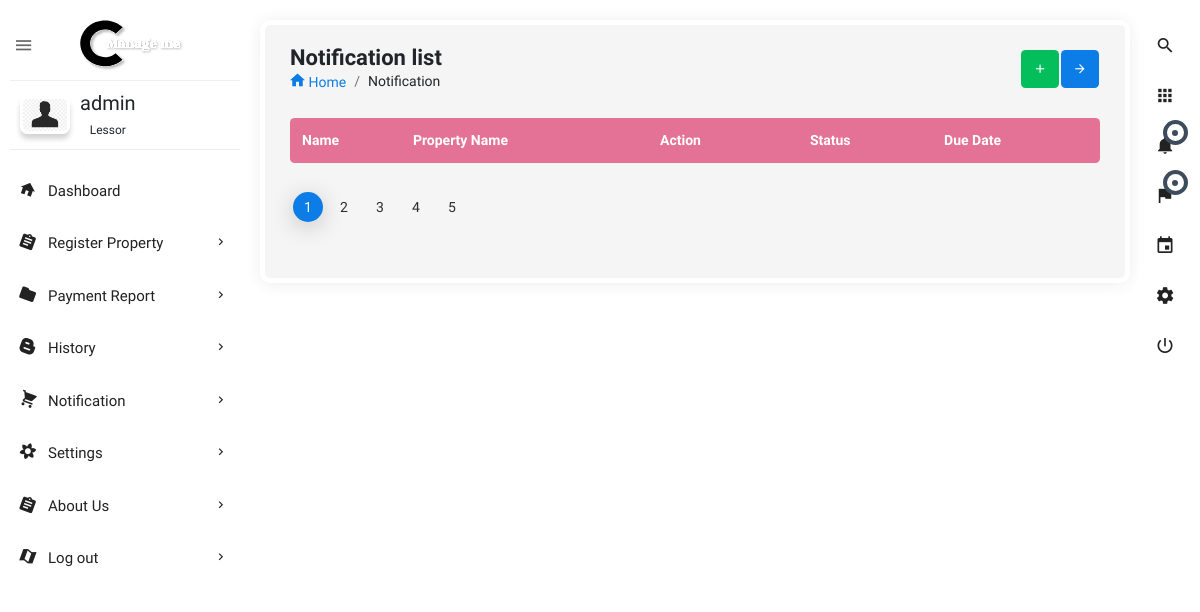
The app's page /all_notification_lessor/ (signed in), older data.
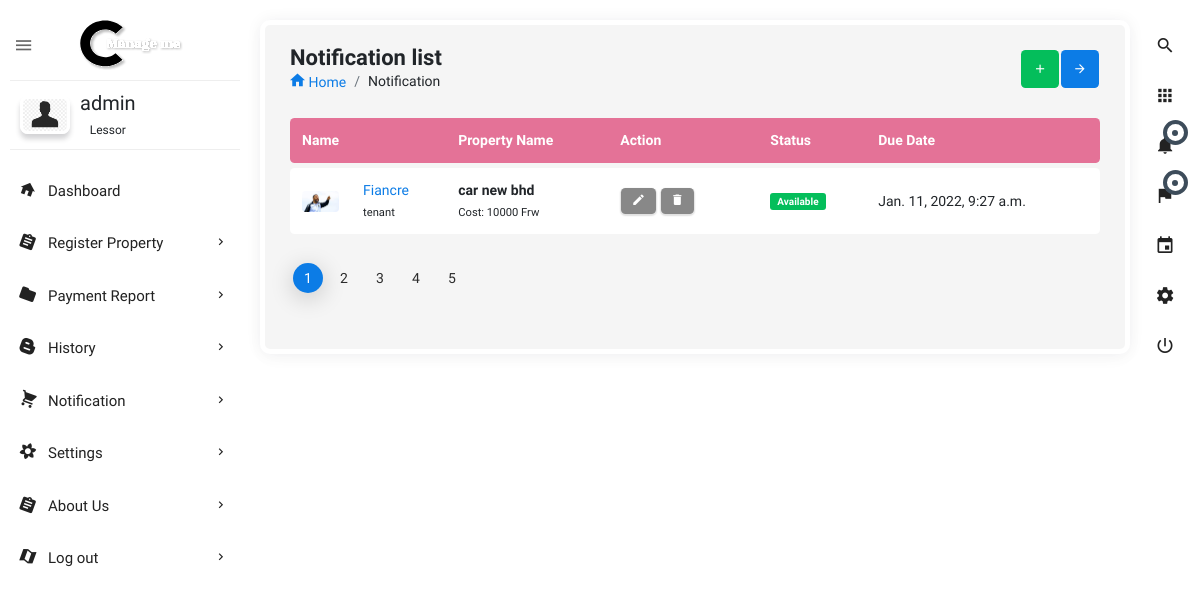
The same page, newer data.
### users/models.py (models this page shows, shortened)
class Request_Property(models.Model):
    status = [
        ('initial', 'initial'),
        ('request', 'request'),
        ('approved', 'approved'),
        ('denied', 'denied'),
        ('canceled', 'canceled')]
    user_request = models.ForeignKey(user, on_delete=models.CASCADE, related_name='requesting_users', null=False)
    property_requested = models.ForeignKey(Property_registration, on_delete=models.CASCADE, related_name='property_req',
                                           null=False)
    owner_name = models.ForeignKey(user, on_delete=models.CASCADE, related_name='owner_name_property', null=False)
    status_view = models.CharField(max_length=50, choices=status, default='initial')
    time_done = models.DateTimeField(default=now)
    class Meta:
        verbose_name_plural = "Request_Property"
        ordering = ['-id']

class User(AbstractBaseUser):
    user_type = [
        ('lessor', 'lessor'),
        ('tenant', 'tenant'),
    ]
    name = models.CharField(max_length=255, null=False)
    phone_number = PhoneNumberField(unique=True)
    user_image = models.ImageField(upload_to='images/', default='profile.png')
    user_login = models.CharField(max_length=7, choices=user_type, default='lessor', blank=False, null=False)
    is_active = models.BooleanField(default=True)
    staff = models.BooleanField(default=False)
    admin = models.BooleanField(default=False)
    USERNAME_FIELD = 'phone_number'
    REQUIRED_FIELDS = ['name', 'user_login']
    objects = UserManager()
    def __str__(self):
        return self.name
    objects = UserManager()

class Property_registration(models.Model):
    property_type_p = [
        ('house', 'house'),
        ('car', 'car'),
        ('land', 'land'),
        ('other', 'other')
    ]
    location_name = [
        ('kigali', 'kigali'),
        ('south', 'south'),
        ('east', 'east'),
        ('west', 'west')
    ]
    property_name = models.CharField(max_length=100)
    location = models.CharField(max_length=200, choices=location_name, default='kigali')
    property_type = models.CharField(max_length=200, choices=property_type_p)
    amount_per_month = models.IntegerField(default=10000)
    detail = models.TextField(max_length=250, default='')
    property_image = models.ImageField(blank=True, null=True, upload_to='images')
    available = models.BooleanField(default=True)
    owner_name = models.ForeignKey(user, on_delete=models.CASCADE, related_name='owner', null=False)
    time_added = models.DateTimeField(auto_now_add=True)
    class Meta:
        verbose_name_plural = "Property_registration"
        ordering = ['-id']

### users/views.py (the view)
# urls.py: path('all_notification_lessor/', views.all_notification_lessor, name='all_notification_lessor'),
def all_notification_lessor(request):
    user = request.user
    request_property_all = Request_Property.objects.filter(owner_name=user).filter(status_view='request').order_by(
        '-id')
    context = {
        'notification': request_property_all
    }
    return render(request, 'html/all_notification_lessor.html', context)

### users/templates/html/all_notification_lessor.html (shortened to what the changed rows need)
{% extends 'dashboard-owner/dashboard.html' %}
{% load static %}
{% block content %}
<section class="content">
    <div class="body_scroll">
        <div class="block-header">
            <div class="row">
                <div class="col-lg-7 col-md-6 col-sm-12">
                    <h2>Notification list</h2>
                </div>
            </div>
        </div>
        <div class="container-fluid">
            <div class="row clearfix">
                <div class="col-md-12 col-sm-12 col-xs-12">
                    <div class="card project_list">
                        <div class="table-responsive">
                            <table class="table table-hover c_table theme-color">
                                <thead>
                                    <tr>
                                        <th style="width:50px;">Name</th>
                                        <th></th>
                                        <th class="hidden-md-down">Property Name</th>
                                        <th class="" width="150px">Action</th>
                                        <th class="hidden-md-down">Status</th>
                                        <th class="hidden-md-down">Due Date</th>
                                    </tr>
                                </thead>
                                <tbody>
                                {% for notification in notification %}
                                    <a href="{% url 'notification_detail' notification.id %}">
                                            <tr>
                                                <td>
                                                    <img class="rounded avatar" src="{{ notification.user_request.user_image.url }}" alt="">
                                                </td>
                                                <td>
                                                    <a class="single-user-name" href="javascript:void(0);">{{notification.user_request}}</a><br>
                                                    <small>{{notification.user_request.user_login}}</small>
                                                </td>
                                                <td class="hidden-md-down">
                                                    <strong>{{notification.property_requested.property_name}}</strong><br>
                                                    <small>Cost: {{notification.property_requested.amount_per_month}} Frw</small>
                                                </td>
                                                <td class="">
                                                    <a href="javascript:void(0);" class="btn btn-default waves-effect waves-float btn-sm waves-green"><i class="zmdi zmdi-edit"></i></a>
                                                    <a href="javascript:void(0);" class="btn btn-default waves-effect waves-float btn-sm waves-red"><i class="zmdi zmdi-delete"></i></a>
                                                </td>
                                                <td class="hidden-md-down"><span class="badge badge-success">Available</span></td>
                                                <td class="hidden-md-down" >{{notification.time_done}}</td>
                                            </tr>
                                    </a>
                                {% endfor %}
                                </tbody>
                            </table>
                        </div>
                    </div>
                </div>
            </div>
        </div>
    </div>
</section>
{% endblock %}

Row changes from the older to the newer data that the page shows:
added Request_Property: user_request.user_image (picture), user_request "Fiancre", user_request.user_login "tenant", property_requested.property_name "car new bhd", property_requested.amount_per_month "10000", time_done "Jan. 11, 2022, 9:27 a.m."
